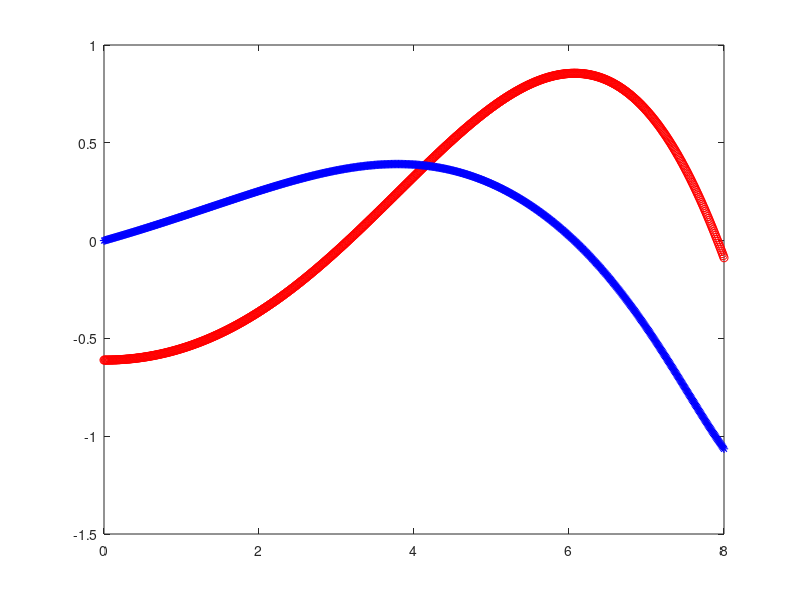

Source code (MATLAB):
clear all
h=0.01;
g=9.8;

t=0:h:8;
theta(1) = -35*pi/180;
omega(1) = 0;

L = 50-5*t;

x(1)=L(1)*sin(theta(1));
y(1)=-L(1)*cos(theta(1));

dLdt = -3;

for n=1:length(t)-1
    theta(n+1) = theta(n) + omega(n)*h;
    omega(n+1) = omega(n) + ((1/L(n))*(-2*dLdt*omega(n) - g*sin(theta(n))))*h;
    x(n+1) = L(n) * sin(theta(n));
    y(n+1) = -L(n) * cos(theta(n));
end
%x = L.*sind(theta);
%y = -L.*cosd(theta);

plot(t,theta,'ro',t,omega,'b*');
